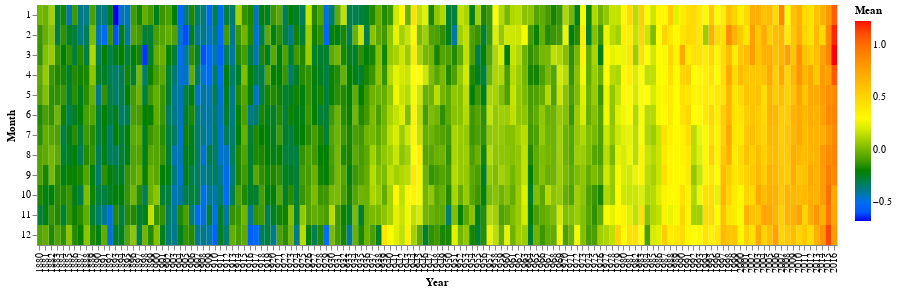

Notebook cell for this chart:
### Code cell
alt.Chart(df).mark_rect().encode(
    x='Year:O',
    y='Month:O',
    color=alt.Color('Mean:Q', scale=alt.Scale(range=['blue','green', 'yellow','orange','red']))
).properties(width=800)

### Figure 1 — Vega-Lite specification as saved in the notebook (floating-point values rounded to 4 significant figures; data arrays with more than 128 entries replaced by an {"elided": "..."} marker saying what was removed)
{"config": {"view": {"continuousWidth": 400, "continuousHeight": 300}}, "data": {"name": "data-4077d4c18388be90f9a55422f85c6777"}, "mark": "rect", "encoding": {"color": {"type": "quantitative", "field": "Mean", "scale": {"range": ["blue", "green", "yellow", "orange", "red"]}}, "x": {"type": "ordinal", "field": "Year"}, "y": {"type": "ordinal", "field": "Month"}}, "width": 800, "$schema": "https://vega.github.io/schema/vega-lite/v4.8.1.json", "datasets": {"data-4077d4c18388be90f9a55422f85c6777": {"elided": "1644 records"}}}
